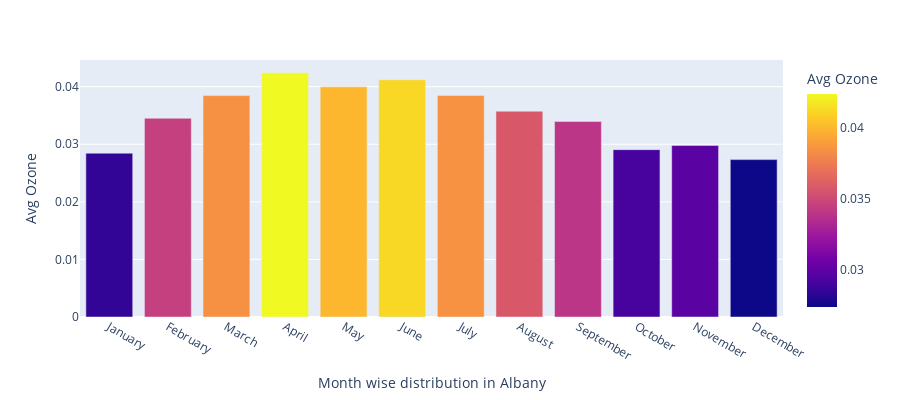
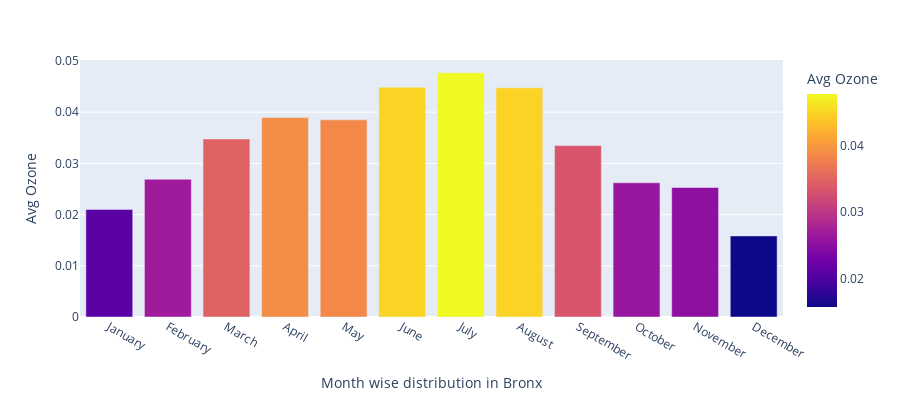
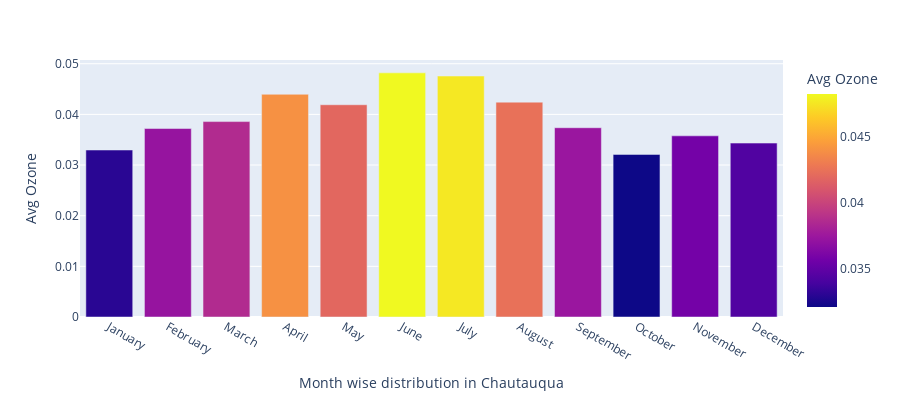
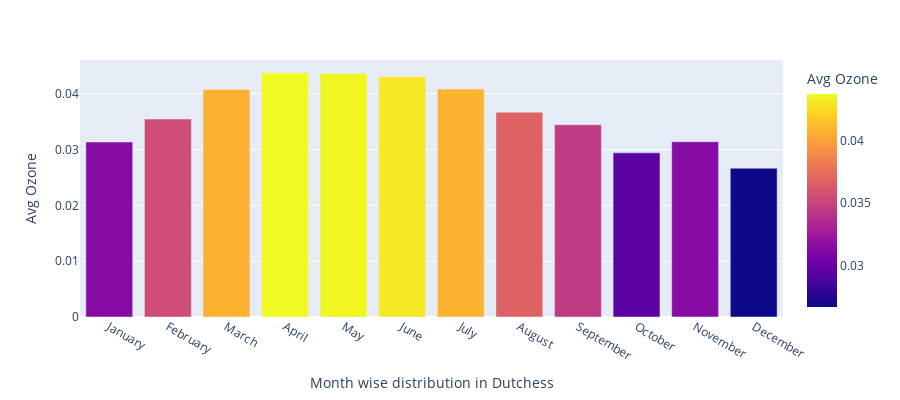

The cell these charts' notebook holds for them, in order:
### Code cell
for d in all_avg_ozone:
    temp = all_avg_ozone[d]
    fig = px.bar(temp, x="Month", y="Avg Ozone", hover_data=['AVG DAILY_AQI_VALUE'], color='Avg Ozone',
                 labels={'Month':'Month wise distribution in '+d} ,height=400)
    fig.show()

### Figure 1 — Plotly figure (JSON) as saved in the notebook; plotly's stock layout.template omitted (floating-point values rounded to 4 significant figures)
{"data": [{"alignmentgroup": "True", "customdata": [[26.34], [31.9], [35.52], [39.3], [37.03], [38.93], [35.61], [33.06], [31.47], [26.84], [27.57], [25.33]], "hovertemplate": "Month wise distribution in Albany=%{x}<br>Avg Ozone=%{marker.color}<br>AVG DAILY_AQI_VALUE=%{customdata[0]}<extra></extra>", "legendgroup": "", "marker": {"color": [0.02845, 0.03452, 0.03845, 0.0424, 0.03997, 0.0412, 0.03848, 0.03574, 0.03397, 0.02906, 0.0298, 0.02733], "coloraxis": "coloraxis"}, "name": "", "offsetgroup": "", "orientation": "v", "showlegend": false, "textposition": "auto", "type": "bar", "x": ["January", "February", "March", "April", "May", "June", "July", "August", "September", "October", "November", "December"], "xaxis": "x", "y": [0.02845, 0.03452, 0.03845, 0.0424, 0.03997, 0.0412, 0.03848, 0.03574, 0.03397, 0.02906, 0.0298, 0.02733], "yaxis": "y"}], "layout": {"barmode": "relative", "coloraxis": {"colorbar": {"title": {"text": "Avg Ozone"}}, "colorscale": [[0, "#0d0887"], [0.1111, "#46039f"], [0.2222, "#7201a8"], [0.3333, "#9c179e"], [0.4444, "#bd3786"], [0.5556, "#d8576b"], [0.6667, "#ed7953"], [0.7778, "#fb9f3a"], [0.8889, "#fdca26"], [1, "#f0f921"]]}, "height": 400, "legend": {"tracegroupgap": 0}, "margin": {"t": 60}, "xaxis": {"anchor": "y", "domain": [0, 1], "title": {"text": "Month wise distribution in Albany"}}, "yaxis": {"anchor": "x", "domain": [0, 1], "title": {"text": "Avg Ozone"}}}}

### Figure 2 — Plotly figure (JSON) as saved in the notebook; plotly's stock layout.template omitted (floating-point values rounded to 4 significant figures)
{"data": [{"alignmentgroup": "True", "customdata": [[19.47], [24.88], [32.18], [36.08], [35.89], [44.32], [49.95], [44.1], [31.13], [24.27], [23.4], [14.83]], "hovertemplate": "Month wise distribution in Bronx=%{x}<br>Avg Ozone=%{marker.color}<br>AVG DAILY_AQI_VALUE=%{customdata[0]}<extra></extra>", "legendgroup": "", "marker": {"color": [0.02102, 0.0269, 0.03477, 0.03895, 0.0385, 0.04487, 0.04768, 0.04476, 0.03347, 0.02621, 0.0253, 0.01583], "coloraxis": "coloraxis"}, "name": "", "offsetgroup": "", "orientation": "v", "showlegend": false, "textposition": "auto", "type": "bar", "x": ["January", "February", "March", "April", "May", "June", "July", "August", "September", "October", "November", "December"], "xaxis": "x", "y": [0.02102, 0.0269, 0.03477, 0.03895, 0.0385, 0.04487, 0.04768, 0.04476, 0.03347, 0.02621, 0.0253, 0.01583], "yaxis": "y"}], "layout": {"barmode": "relative", "coloraxis": {"colorbar": {"title": {"text": "Avg Ozone"}}, "colorscale": [[0, "#0d0887"], [0.1111, "#46039f"], [0.2222, "#7201a8"], [0.3333, "#9c179e"], [0.4444, "#bd3786"], [0.5556, "#d8576b"], [0.6667, "#ed7953"], [0.7778, "#fb9f3a"], [0.8889, "#fdca26"], [1, "#f0f921"]]}, "height": 400, "legend": {"tracegroupgap": 0}, "margin": {"t": 60}, "xaxis": {"anchor": "y", "domain": [0, 1], "title": {"text": "Month wise distribution in Bronx"}}, "yaxis": {"anchor": "x", "domain": [0, 1], "title": {"text": "Avg Ozone"}}}}

### Figure 3 — Plotly figure (JSON) as saved in the notebook; plotly's stock layout.template omitted (floating-point values rounded to 4 significant figures)
{"data": [{"alignmentgroup": "True", "customdata": [[30.55], [34.31], [35.71], [40.7], [38.84], [47.87], [47.79], [40.06], [35.47], [29.74], [33.37], [32]], "hovertemplate": "Month wise distribution in Chautauqua=%{x}<br>Avg Ozone=%{marker.color}<br>AVG DAILY_AQI_VALUE=%{customdata[0]}<extra></extra>", "legendgroup": "", "marker": {"color": [0.03297, 0.03721, 0.03858, 0.04397, 0.0419, 0.0482, 0.04757, 0.04242, 0.03737, 0.0321, 0.03577, 0.03433], "coloraxis": "coloraxis"}, "name": "", "offsetgroup": "", "orientation": "v", "showlegend": false, "textposition": "auto", "type": "bar", "x": ["January", "February", "March", "April", "May", "June", "July", "August", "September", "October", "November", "December"], "xaxis": "x", "y": [0.03297, 0.03721, 0.03858, 0.04397, 0.0419, 0.0482, 0.04757, 0.04242, 0.03737, 0.0321, 0.03577, 0.03433], "yaxis": "y"}], "layout": {"barmode": "relative", "coloraxis": {"colorbar": {"title": {"text": "Avg Ozone"}}, "colorscale": [[0, "#0d0887"], [0.1111, "#46039f"], [0.2222, "#7201a8"], [0.3333, "#9c179e"], [0.4444, "#bd3786"], [0.5556, "#d8576b"], [0.6667, "#ed7953"], [0.7778, "#fb9f3a"], [0.8889, "#fdca26"], [1, "#f0f921"]]}, "height": 400, "legend": {"tracegroupgap": 0}, "margin": {"t": 60}, "xaxis": {"anchor": "y", "domain": [0, 1], "title": {"text": "Month wise distribution in Chautauqua"}}, "yaxis": {"anchor": "x", "domain": [0, 1], "title": {"text": "Avg Ozone"}}}}

### Figure 4 — Plotly figure (JSON) as saved in the notebook; plotly's stock layout.template omitted (floating-point values rounded to 4 significant figures)
{"data": [{"alignmentgroup": "True", "customdata": [[29], [32.79], [37.74], [40.59], [40.43], [41.2], [38.7], [34.29], [32], [27.26], [29.07], [24.67]], "hovertemplate": "Month wise distribution in Dutchess=%{x}<br>Avg Ozone=%{marker.color}<br>AVG DAILY_AQI_VALUE=%{customdata[0]}<extra></extra>", "legendgroup": "", "marker": {"color": [0.03137, 0.03548, 0.04077, 0.04376, 0.04363, 0.04307, 0.04087, 0.03671, 0.03447, 0.02942, 0.03141, 0.02667], "coloraxis": "coloraxis"}, "name": "", "offsetgroup": "", "orientation": "v", "showlegend": false, "textposition": "auto", "type": "bar", "x": ["January", "February", "March", "April", "May", "June", "July", "August", "September", "October", "November", "December"], "xaxis": "x", "y": [0.03137, 0.03548, 0.04077, 0.04376, 0.04363, 0.04307, 0.04087, 0.03671, 0.03447, 0.02942, 0.03141, 0.02667], "yaxis": "y"}], "layout": {"barmode": "relative", "coloraxis": {"colorbar": {"title": {"text": "Avg Ozone"}}, "colorscale": [[0, "#0d0887"], [0.1111, "#46039f"], [0.2222, "#7201a8"], [0.3333, "#9c179e"], [0.4444, "#bd3786"], [0.5556, "#d8576b"], [0.6667, "#ed7953"], [0.7778, "#fb9f3a"], [0.8889, "#fdca26"], [1, "#f0f921"]]}, "height": 400, "legend": {"tracegroupgap": 0}, "margin": {"t": 60}, "xaxis": {"anchor": "y", "domain": [0, 1], "title": {"text": "Month wise distribution in Dutchess"}}, "yaxis": {"anchor": "x", "domain": [0, 1], "title": {"text": "Avg Ozone"}}}}
